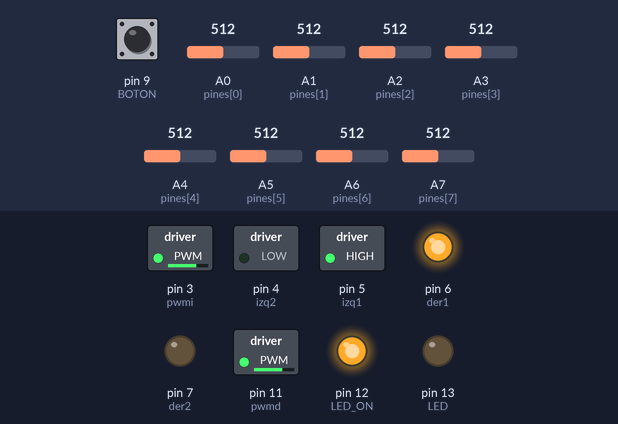
Bench run of a sketch on a simulated Arduino Nano, built with avr-gcc and run on an emulated ATmega328P. Shown: switched loads named in the sketch (green lamp = pin HIGH), output pins drawn as LEDs (lit = HIGH). Inputs (shaded band) come from the test bench; at power-on: A2 (pines[2]) = 512, A0 (pines[0]) = 512, A1 (pines[1]) = 512, A5 (pines[5]) = 512, A6 (pines[6]) = 512, pin 9 (BOTON) LOW, A3 (pines[3]) = 512, A4 (pines[4]) = 512, A7 (pines[7]) = 512.

Above: at 5.7 s.
5.8 s: A2 (pines[2]) set to 519
At 6.8 s:
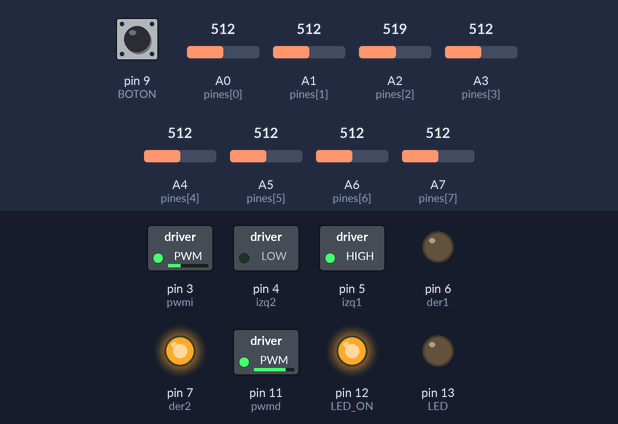
7.3 s: A0 (pines[0]) set to 528
At 8.4 s:
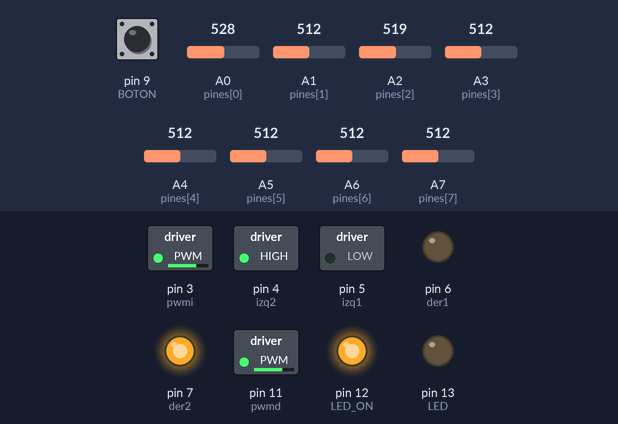
8.9 s: A0 (pines[0]) set to 306
At 9.8 s:
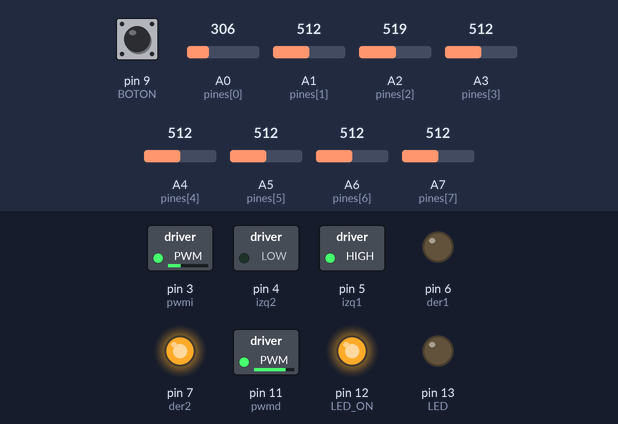
10.4 s: A1 (pines[1]) set to 525
At 11.6 s:
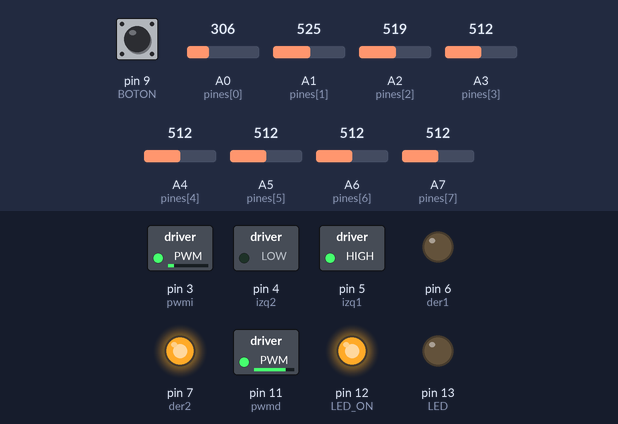
11.9 s: A5 (pines[5]) set to 610
At 12.9 s:
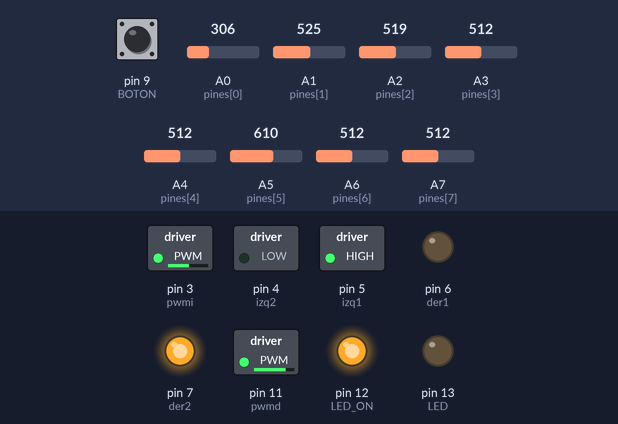
13.4 s: A6 (pines[6]) set to 610
At 14.0 s:
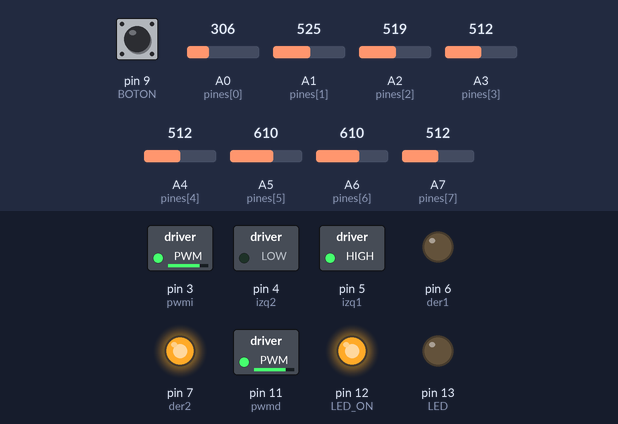
Timing chart, 0 to 15.9 s (numbered marks = the images above; inputs shaded):
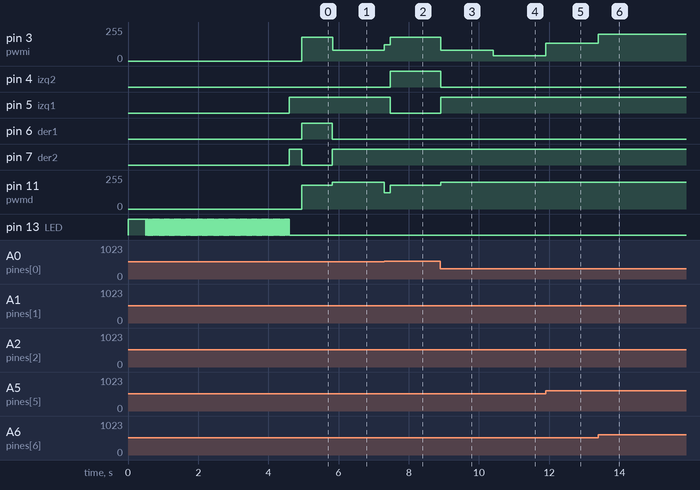

The sketch:

maze_puzzle.ino
```cpp
#include <Arduino.h> // Asegúrate de tener esta línea

#define LED_ON  12
#define LED     13
#define BOTON    9
#define pwmi     3   //PWM LEFT MOTOR
#define izq1     5   //LEFT1 MOTOR
#define izq2     4   //LEFT2 MOTOR
#define pwmd     11  //PWM RIGHT MOTOR
#define der1     6   //RIGHT1 MOTOR
#define der2     7   //RIGHT2 MOTOR
int pines[] = {A0, A1, A2, A3, A4, A5, A6, A7};
int sensores[8];
int digital[8];
int lectura_fondo[8];
int lectura_linea[8];
int umbral[8];
long int sumap, suma, pos, poslast, position;
unsigned long tiempoInicio = 0;
unsigned long tiempoGiro = 1000;

/////////////datos de retardo por algoritmo de reloj/////////////
// unsigned long previousMillis = 0;
// bool esCruz = false;

////////////////pid/////////////////////
float KP=0.8;//constante proporcional 0.18
float KD=6;//constante derivativa 4
float KI=0.002;//constante integral
int vel=200;//VELOCIDAD MÁXIMA DEL ROBOT MÁXIMA 255
int veladelante=190;//VELOCIDAD DEL FRENO DIRECCIÓN ADELANTE
int velatras=95;//VELOCIDAD DEL FRENO DIRECCIÓN ATRÁS
int tiempogiro=0;
int tiempogiro2=0;
int tiempogiro3=0;
int tiempoeleccion=0;
int controlTodos1=0;
int vel2=200;//VELOCIDAD MÁXIMA DEL ROBOT MÁXIMA 255
int veladelante2=190;//VELOCIDAD DEL FRENO DIRECCIÓN ADELANTE
int velatras2=95;//VELOCIDAD DEL FRENO DIRECCIÓN ATRÁS
int numTimeNode=0;
// int casoAnterior=0;
////////////////////////////////////////

/// datos para la integral
int error1=0;
int error2=0;
int error3=0;
int error4=0;
int error5=0;
int error6=0;
/////////////////////////

///////////variable PID///////////////
int proporcional=0;
int integral=0;
int derivativo=0;
int diferencial=0;
int last_prop;
int setpoint=350;
// int nodoActual = 0;
// int camino[100]; // Almacena el camino recorrido (máximo 100 nodos)
// int pasos = 0;   // Número de nodos recorridos
int contadorDerechas = 0;  // Contador de giros consecutivos a la derecha
int contadorIzquierdas = 0; // Contador temporal para izquierdas obligatorias
int tiempoLineas = 0;
int tiempoPasarLinea = 0;
int timeReset = 0;
String nodos = "";
String casoAnterior = "";
String casoPegado = "";
int casoAnteriorTimer = 0;

// Variables adicionales para la resolución del laberinto
// enum Nodo {T, CRUZ, META, NINGUNO};
// Nodo tipoNodo = NINGUNO;

String detectarNodo() {
  bool todos0 = true;
  bool todos1 = true;
  bool digitalCenter = false;
  for (int i = 0; i < 8; i++) {
    if (digital[i] != 0) todos0 = false;
    if (digital[i] != 1) todos1 = false;
  };

  digitalCenter = (digital[3] || digital[4])
  || (digital[3] || digital[4] || digital[5])
  || (digital[3] || digital[4] || digital[2])
  || (digital[3] || digital[2])
  || (digital[4] || digital[5]);

  if(digitalCenter && !digital[0] && !digital[7]){
    tiempogiro++;
    if(tiempogiro > 20){
      casoPegado = "";
      tiempogiro = 0;
    }
  }

  if(!todos0 && casoPegado == "IZQUIERDA"){casoPegado = "";}
  if(casoPegado != ""){return casoPegado;};

  casoAnteriorTimer++;
  if(digital[7] && digitalCenter && casoAnteriorTimer > 50 && !todos1){
    casoAnteriorTimer = 0;
    casoAnterior = "izquierda";
  };
  if(digitalCenter && digital[0] && casoAnteriorTimer > 50 && !todos1){
    casoAnteriorTimer = 0;
    casoAnterior = "derecha";
  }
  if(todos1 && casoAnteriorTimer > 250){
    casoAnteriorTimer = 0;
    return "META";
  }

  // Serial.print("casoAnterior");
  // Serial.print("\t");
  // Serial.print(casoAnterior);

  if(todos0 && casoAnterior == ""){ return "GIRAR"; };
  if(((casoAnterior == "derecha" && digitalCenter) || casoAnterior == "todo") && (digitalCenter || todos0)){
    tiempoLineas = 0; return "DERECHA";
  };

  if(casoAnterior == "izquierda" && todos0){
    return "IZQUIERDA";
  };

  return "RECTO";
}


// Función para elegir un camino
void tomarDecision(String cases) {
  int velsd1 = nodos != "RECTO" ? veladelante2 : veladelante;
  int velsd2 = nodos != "RECTO" ? velatras2 : velatras;
  if(cases == "GIRAR"){ girar(); }else{ tiempogiro2 = 0; }
  if(cases =="DERECHA"){
    tiempoeleccion++;
    if(tiempoeleccion > 150){
       motores(180, -180);
      casoAnterior = "";
    }else{
      motores(velsd1*0.65,velsd1*0.65);
    }
  };
  if(cases =="IZQUIERDA"){
    tiempoeleccion++;
    if(tiempoeleccion > 150){
      motores(-180, 180);
      casoAnterior = "";
    }else{
      motores(velsd1,velsd1);
    }
  };
  if(cases == "META"){ detenerse(); };
}

void girar() {
  tiempogiro2++;
  int velss1 = nodos != "RECTO" ? veladelante2 : veladelante;
  int velss2 = nodos != "RECTO" ? velatras2 : velatras;
  if(tiempogiro2 > 320){
    motores(-180, 180);
  }else{
    motores(0, -0);
  }
}

void detenerse() {
  motores(0, 0);
  while (true) {
    digitalWrite(LED, HIGH); // Parpadeo para indicar meta
    delay(500);
    digitalWrite(LED, LOW);
    delay(500);
  }
}

void fondos(){
  for (int i = 0; i < 8; i++) {
    lectura_fondo[i]=analogRead(pines[i]);
  }
}

void lineas(){
  for (int i = 0; i < 8; i++) {
    lectura_linea[i]=analogRead(pines[i]);
  }
}

void promedio(){
  for(int i=0;i<8;i++){
    umbral[i]=(lectura_fondo[i]+lectura_linea[i])/2;
  }
}

int lectura(void){

  for (int i = 0; i < 8; i++) {
    sensores[i]=analogRead(pines[i]);
    if(sensores[i]<=umbral[i]){digital[i]=0;}else{digital[i]=1;};
    // Serial.print(digital[i]);
    // Serial.print("\t");
  }

  sumap=(700*digital[7]+600*digital[6]+500*digital[5]+400*digital[4]+300*digital[3]+200*digital[2]+100*digital[1]+0*digital[0]);
  suma=(digital[0]+digital[1]+digital[2]+digital[3]+digital[4]+digital[5]+digital[6]+digital[7]);
  pos=(sumap/suma);
  if(poslast<=100 && pos==-1){
    pos=0;
  }
  if(poslast>=600 && pos==-1){
    pos=700;
  }
  poslast=pos;
  // Serial.print(pos);
  // Serial.print("\t");
  // Serial.println(" ");
  return pos;
}

void PID(){
  // Serial.print("posicion");
  // Serial.print("\t");
  // Serial.print(pos);
  int velselect = nodos != "RECTO" ? vel2 : vel;
  proporcional=pos-setpoint;
  derivativo=proporcional-last_prop;
  integral=error1+error2+error3+error4+error5+error6;
  last_prop=proporcional;
  error6=error5;
  error5=error4;
  error4=error3;
  error3=error2;
  error2=error1;
  error1=proporcional;
  int diferencial=(proporcional*KP) + (derivativo*KD) + (integral*KI);
  if(diferencial > velselect) diferencial=velselect;
  else if(diferencial < -velselect) diferencial=-velselect;

  // if(diferencial < 0){
  //   Serial.print("velocidad 1");Serial.print("\t");Serial.print(velselect);Serial.print("\t");Serial.print(velselect+diferencial);Serial.print("\t");
  // }else{
  //   Serial.print("velocidad 2");Serial.print("\t");Serial.print(velselect-diferencial);Serial.print("\t");Serial.print(velselect);Serial.print("\t");
  // }
  // Serial.println(" ");
  (diferencial < 0)?
  motores(velselect, velselect+diferencial):motores(velselect-diferencial, velselect);
}

void frenos(){
  int vels1 = nodos != "RECTO" ? veladelante2 : veladelante;
  int vels2 = nodos != "RECTO" ? velatras2 : velatras;
  if(pos<=100){
    motores(vels1, -vels2);
  }
  if(pos>=600){
    motores(-vels2, vels1);
  }
}

void motores(int izq, int der){//0 hasta 255    0 hasta -255
  ////////////////motor LEFT "IZQUIERDO" ////////////////////////

  if(izq>=0){
    digitalWrite(der1,LOW);
    digitalWrite(der2,HIGH);
  }
  else{
    digitalWrite(der1,HIGH);
    digitalWrite(der2,LOW);
    izq=izq*(-1);
  }
  analogWrite(pwmd,izq);

  ////////////////motor RIGHT "DERECHO" ////////////////////////
  if(der>=0){
    digitalWrite(izq1,HIGH);
    digitalWrite(izq2,LOW);
  }
  else{
    digitalWrite(izq1,LOW);
    digitalWrite(izq2,HIGH);
    der=der*(-1);
  }
  analogWrite(pwmi,der);

}

void setup() {
  Serial.begin(115200);
  //TCCR2B = TCCR2B & B11111000 | B00000001;
  //set timer 2 divisor to     1 for PWM frequency of 31372.55 Hz

  //TCCR2B = TCCR2B & B11111000 | B00000010;
  //set timer 2 divisor to     8 for PWM frequency of  3921.16 Hz

  TCCR2B = TCCR2B & B11111000 | B00000011;
  //set timer 2 divisor to    32 for PWM frequency of   980.39 Hz

  //TCCR2B = TCCR2B & B11111000 | B00000100;
  //set timer 2 divisor to    64 for PWM frequency of   490.20 Hz (The DEFAULT)

  //TCCR2B = TCCR2B & B11111000 | B00000101;
  //set timer 2 divisor to   128 for PWM frequency of   245.10 Hz

  //TCCR2B = TCCR2B & B11111000 | B00000110;
  //set timer 2 divisor to   256 for PWM frequency of   122.55 Hz

  //TCCR2B = TCCR2B & B11111000 | B00000111;
  //set timer 2 divisor to  1024 for PWM frequency of    30.64 Hz
  pinMode(izq1,OUTPUT);
  pinMode(izq2,OUTPUT);
  pinMode(der1,OUTPUT);
  pinMode(der2,OUTPUT);
  for (int i = 0; i < 8; i++) {pinMode(pines[i], INPUT);}
  pinMode(LED,OUTPUT);
  pinMode(LED_ON,OUTPUT);
  pinMode(BOTON,INPUT);
  digitalWrite(LED_ON,1);
  digitalWrite(LED,1);
  delay(500);
  while(digitalRead(BOTON));
  for(int i=0;i<50;i++){
    fondos();
    digitalWrite(LED,0);
    delay(20);
    digitalWrite(LED,1);
    delay(20);
  }
  while(digitalRead(BOTON));
  for(int i=0;i<50;i++){
    lineas();
    digitalWrite(LED,0);
    delay(20);
    digitalWrite(LED,1);
    delay(20);
  }
  promedio();
  while(digitalRead(BOTON));
  digitalWrite(LED,0);
}

// Añadido en el loop
void loop() {
  while (true) {
    nodos = detectarNodo();
    if(nodos == "RECTO"){ frenos(); };
    lectura();
    // Serial.print(nodos);
    // Serial.println(" ");
    if (nodos != "RECTO") {
      casoPegado = nodos;
      timeReset=0;
      tomarDecision(nodos);
    }else{
      timeReset++;
      if(timeReset > 100){
        tiempoeleccion = 0;
        timeReset = 0;
        casoAnterior = "";
        casoPegado = "";
      }
      PID();
    }
  }
}
```

Measured:
- the behaviour switches between 512 and 513 on A2 (pines[2]) (found by bisection; images 0 and 1)
- the behaviour switches between 512 and 513 on A0 (pines[0]) (found by bisection; images 1 and 2)
- after the input at 5.8 s, pin 3 (pwmi): 180/255 → 79/255 at once; pin 6 (der1): HIGH → LOW at once; pin 7 (der2): LOW → HIGH at once; pin 11 (pwmd): 180/255 → 200/255 at once
- after the input at 7.3 s, pin 3 (pwmi): 79/255 → 123/255 at once, → 180/255 0.17 s later; pin 4 (izq2): LOW → HIGH after 0.17 s; pin 5 (izq1): HIGH → LOW after 0.17 s; pin 11 (pwmd): 200/255 → 123/255 at once, → 180/255 0.17 s later
- after the input at 8.9 s, pin 3 (pwmi): 180/255 → 79/255 at once; pin 4 (izq2): HIGH → LOW at once; pin 5 (izq1): LOW → HIGH at once; pin 11 (pwmd): 180/255 → 200/255 at once
- after the input at 10.4 s, pin 3 (pwmi): 79/255 → 38/255 at once
- after the input at 11.9 s, pin 3 (pwmi): 38/255 → 132/255 at once
- after the input at 13.4 s, pin 3 (pwmi): 132/255 → 200/255 at once
